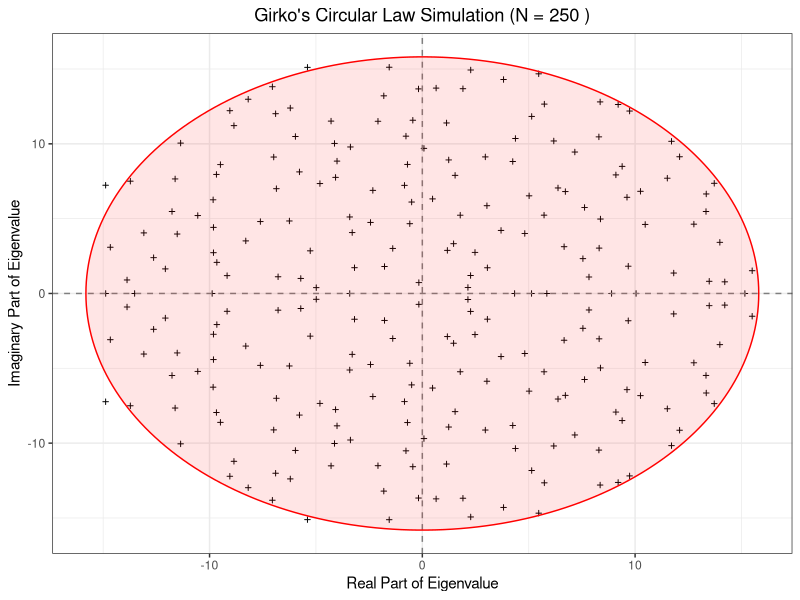
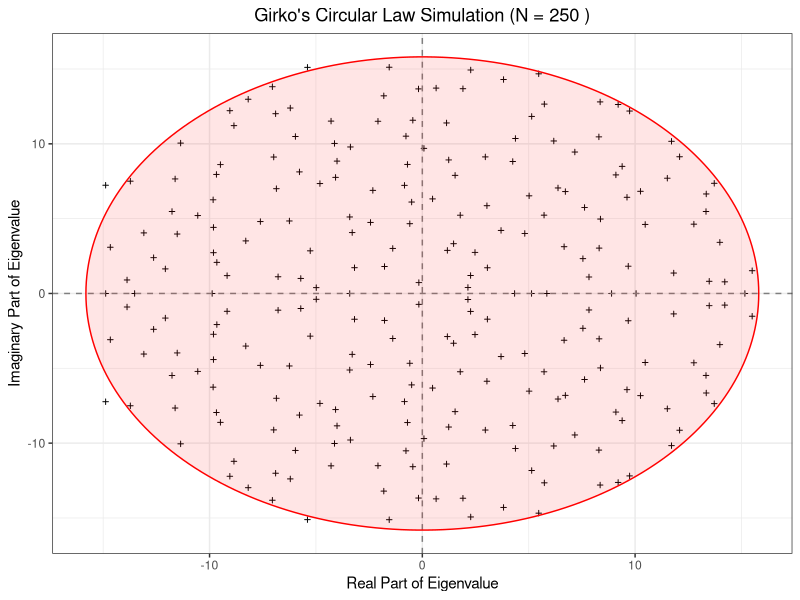

The R source for these figures, in order:
# Girko.R

# Install and load required packages
# Check if ggplot2 is installed, if not, install it
if (!requireNamespace("ggplot2", quietly = TRUE)) {
  install.packages("ggplot2")
}
library(ggplot2)

# --- 1. Define the Ellipse Function ---
build_ellipse <- function(hradius, vradius){
  # function that returns an ellipse
  npoints = 250
  a <- seq(0, 2 * pi, length = npoints + 1)
  x <- hradius * cos(a)
  y <- vradius * sin(a)

  return(data.frame(x = x, y = y))
}

# --- 2. Simulation Parameters and Data Generation ---
N <- 250 # Assign size of the matrix (N x N)
M <- matrix(rnorm(N * N), N, N) # Build the random matrix (elements from standard normal distribution)
eigvals <- eigen(M)$values # Find the eigenvalues

# Build a dataframe for the eigenvalues
eigDF <- data.frame("Real" = Re(eigvals), "Imaginary" = Im(eigvals))

# Calculate the predicted radius according to Girko's Circular Law
# Radius is sqrt(N)
my_radius <- sqrt(N)

# Create the dataframe for the boundary circle (the 'ellipse' with equal radii)
ellDF <- build_ellipse(my_radius, my_radius)
names(ellDF) <- c("Real", "Imaginary") # rename the columns for plotting consistency

# --- 3. Plotting the Results ---

# Initialize the plot with the eigenvalues data
p <- ggplot(eigDF, aes(x = Real, y = Imaginary))

# Add points for the eigenvalues (using shape 3 for a '+' cross)
p <- p + geom_point(shape = I(3), size = 1) +
  theme_bw() + # Use a clean theme
  labs(title = paste("Girko's Circular Law Simulation (N =", N, ")"),
       x = "Real Part of Eigenvalue",
       y = "Imaginary Part of Eigenvalue")

# Add a theme modification to remove the legend, as alpha and fill are fixed
p <- p + theme(legend.position = "none",
               plot.title = element_text(hjust = 0.5)) # Center the title

# Add the vertical and horizontal axes
p <- p + geom_hline(aes(yintercept = 0), linetype = "dashed", color = "gray50")
p <- p + geom_vline(aes(xintercept = 0), linetype = "dashed", color = "gray50")

# Finally, add the predicted circular boundary (the ellipse)
p <- p + geom_polygon(data = ellDF,
                      aes(x = Real, y = Imaginary),
                      fill = "red",
                      alpha = 0.1, # Use a lower alpha for better visibility of points
                      color = "red", # Add an outline to the circle
                      linewidth = 0.5)

# Print the plot
print(p)

# --- 4. Save the Figure as PDF ---

# Create the 'results' directory if it doesn't exist
results_dir <- "results"
if (!dir.exists(results_dir)) {
  dir.create(results_dir)
}

# Define the full path for the output file
output_path <- file.path(results_dir, "Girko.pdf")

# Save the plot to PDF file
ggsave(output_path, plot = p, device = "pdf", width = 7, height = 7)

cat("\nPlot saved successfully to:", output_path, "\n")
